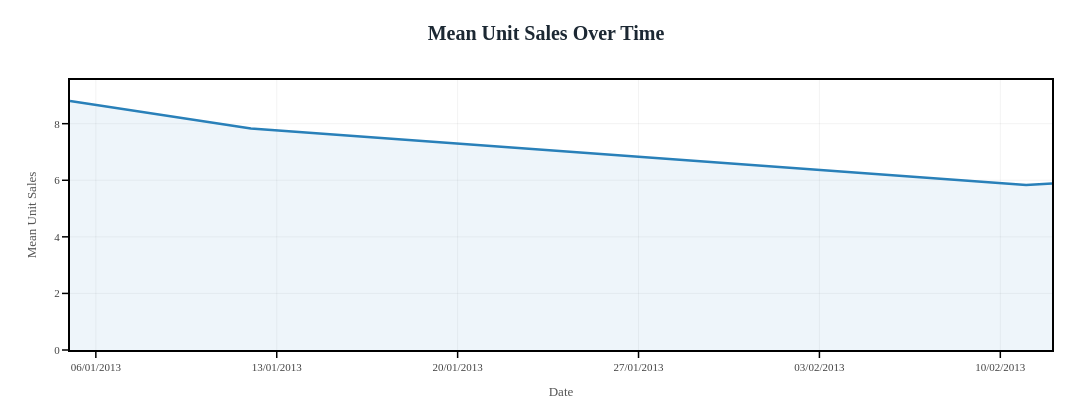

The code cell stored with this chart in its notebook:
### Code cell
import plotly.graph_objects as go

df['date'] = pd.to_datetime(df['date'])
daily = df.groupby('date')['unit_sales'].mean()

tick_dates = pd.date_range(start=daily.index.min(), end=daily.index.max(), freq='W')
tick_y = [daily[d] if d in daily.index else None for d in tick_dates]

fig = go.Figure()

# Vùng fill
fig.add_trace(go.Scatter(
    x=daily.index,
    y=daily.values,
    mode='lines',
    line=dict(color='#2980b9', width=2.5),
    fill='tozeroy',
    fillcolor='rgba(41, 128, 185, 0.08)',
    hoverinfo='skip',
    showlegend=False
))

# Chấm tròn hiển thị + hover tại các mốc xtick
fig.add_trace(go.Scatter(
    x=tick_dates,
    y=tick_y,
    mode='markers',
    marker=dict(
        color='white',
        size=10,
        line=dict(color='#2980b9', width=2.5),
        symbol='circle'
    ),
    hovertemplate='📅 <b>%{x|%d/%m/%Y}</b><br>Mean Unit Sales: <b>%{y:.2f}</b><extra></extra>',
    showlegend=False
))

# Hover ẩn trên toàn bộ đường (chấm trong suốt nhưng đủ lớn để hover)
fig.add_trace(go.Scatter(
    x=daily.index,
    y=daily.values,
    mode='markers',
    marker=dict(
        color='rgba(41,128,185,0)',
        size=12,
        line=dict(color='rgba(0,0,0,0)', width=0)
    ),
    hovertemplate='📅 <b>%{x|%d/%m/%Y}</b><br>Mean Unit Sales: <b>%{y:.2f}</b><extra></extra>',
    showlegend=False
))

fig.update_layout(
    title=dict(
        text='<b>Mean Unit Sales Over Time</b>',
        font=dict(size=20, color='#1c2833', family='Roboto Mono'),
        x=0.5,
        xanchor='center',
        pad=dict(b=20)
    ),
    xaxis_title=dict(text='Date', font=dict(size=13, color='#555', family='Roboto Mono')),
    yaxis_title=dict(text='Mean Unit Sales', font=dict(size=13, color='#555', family='Roboto Mono')),
    hovermode='closest',
    plot_bgcolor='white',
    paper_bgcolor='white',
    font=dict(family='Roboto Mono'),
    width=1100,
    height=420,
    margin=dict(l=70, r=40, t=80, b=70),
    xaxis=dict(
        showgrid=True,
        gridcolor='rgba(0,0,0,0.05)',
        tickmode='array',
        tickvals=tick_dates,
        ticktext=[d.strftime('%d/%m/%Y') for d in tick_dates],
        tickangle=0,
        range=[daily.index.min(), daily.index.max()],
        showline=True,
        linecolor='black',
        linewidth=2,
        mirror=True,
        ticks='outside',
        ticklen=6,
        tickcolor='black',
        tickwidth=1.5,
        tickfont=dict(size=11, color='#444', family='Roboto Mono'),
        zeroline=False,
    ),
    yaxis=dict(
        showgrid=True,
        gridcolor='rgba(0,0,0,0.05)',
        rangemode='tozero',
        showline=True,
        linecolor='black',
        linewidth=2,
        mirror=True,
        ticks='outside',
        ticklen=6,
        tickcolor='black',
        tickwidth=1.5,
        tickfont=dict(size=11, color='#444', family='Roboto Mono'),
        zeroline=False,
    ),
    hoverlabel=dict(
        bgcolor='white',
        bordercolor='#2980b9',
        font=dict(size=12, color='#1c2833', family='Roboto Mono'),
        namelength=0
    )
)

fig.show()

### Figure 1 — Plotly figure (JSON) as saved in the notebook; plotly's stock layout.template omitted (floating-point values rounded to 4 significant figures)
{"data": [{"fill": "tozeroy", "fillcolor": "rgba(41, 128, 185, 0.08)", "hoverinfo": "skip", "line": {"color": "#2980b9", "width": 2.5}, "mode": "lines", "showlegend": false, "type": "scatter", "x": ["2013-01-05T00:00:00", "2013-01-12T00:00:00", "2013-02-11T00:00:00", "2013-02-12T00:00:00"], "y": [8.802, 7.828, 5.833, 5.883]}, {"hovertemplate": "📅 <b>%{x|%d/%m/%Y}</b><br>Mean Unit Sales: <b>%{y:.2f}</b><extra></extra>", "marker": {"color": "white", "line": {"color": "#2980b9", "width": 2.5}, "size": 10, "symbol": "circle"}, "mode": "markers", "showlegend": false, "type": "scatter", "x": ["2013-01-06T00:00:00", "2013-01-13T00:00:00", "2013-01-20T00:00:00", "2013-01-27T00:00:00", "2013-02-03T00:00:00", "2013-02-10T00:00:00"], "y": [null, null, null, null, null, null]}, {"hovertemplate": "📅 <b>%{x|%d/%m/%Y}</b><br>Mean Unit Sales: <b>%{y:.2f}</b><extra></extra>", "marker": {"color": "rgba(41,128,185,0)", "line": {"color": "rgba(0,0,0,0)", "width": 0}, "size": 12}, "mode": "markers", "showlegend": false, "type": "scatter", "x": ["2013-01-05T00:00:00", "2013-01-12T00:00:00", "2013-02-11T00:00:00", "2013-02-12T00:00:00"], "y": [8.802, 7.828, 5.833, 5.883]}], "layout": {"font": {"family": "Roboto Mono"}, "height": 420, "hoverlabel": {"bgcolor": "white", "bordercolor": "#2980b9", "font": {"color": "#1c2833", "family": "Roboto Mono", "size": 12}, "namelength": 0}, "hovermode": "closest", "margin": {"b": 70, "l": 70, "r": 40, "t": 80}, "paper_bgcolor": "white", "plot_bgcolor": "white", "title": {"font": {"color": "#1c2833", "family": "Roboto Mono", "size": 20}, "pad": {"b": 20}, "text": "<b>Mean Unit Sales Over Time</b>", "x": 0.5, "xanchor": "center"}, "width": 1100, "xaxis": {"gridcolor": "rgba(0,0,0,0.05)", "linecolor": "black", "linewidth": 2, "mirror": true, "range": ["2013-01-05T00:00:00", "2013-02-12T00:00:00"], "showgrid": true, "showline": true, "tickangle": 0, "tickcolor": "black", "tickfont": {"color": "#444", "family": "Roboto Mono", "size": 11}, "ticklen": 6, "tickmode": "array", "ticks": "outside", "ticktext": ["06/01/2013", "13/01/2013", "20/01/2013", "27/01/2013", "03/02/2013", "10/02/2013"], "tickvals": ["2013-01-06T00:00:00", "2013-01-13T00:00:00", "2013-01-20T00:00:00", "2013-01-27T00:00:00", "2013-02-03T00:00:00", "2013-02-10T00:00:00"], "tickwidth": 1.5, "title": {"font": {"color": "#555", "family": "Roboto Mono", "size": 13}, "text": "Date"}, "zeroline": false}, "yaxis": {"gridcolor": "rgba(0,0,0,0.05)", "linecolor": "black", "linewidth": 2, "mirror": true, "rangemode": "tozero", "showgrid": true, "showline": true, "tickcolor": "black", "tickfont": {"color": "#444", "family": "Roboto Mono", "size": 11}, "ticklen": 6, "ticks": "outside", "tickwidth": 1.5, "title": {"font": {"color": "#555", "family": "Roboto Mono", "size": 13}, "text": "Mean Unit Sales"}, "zeroline": false}}}
